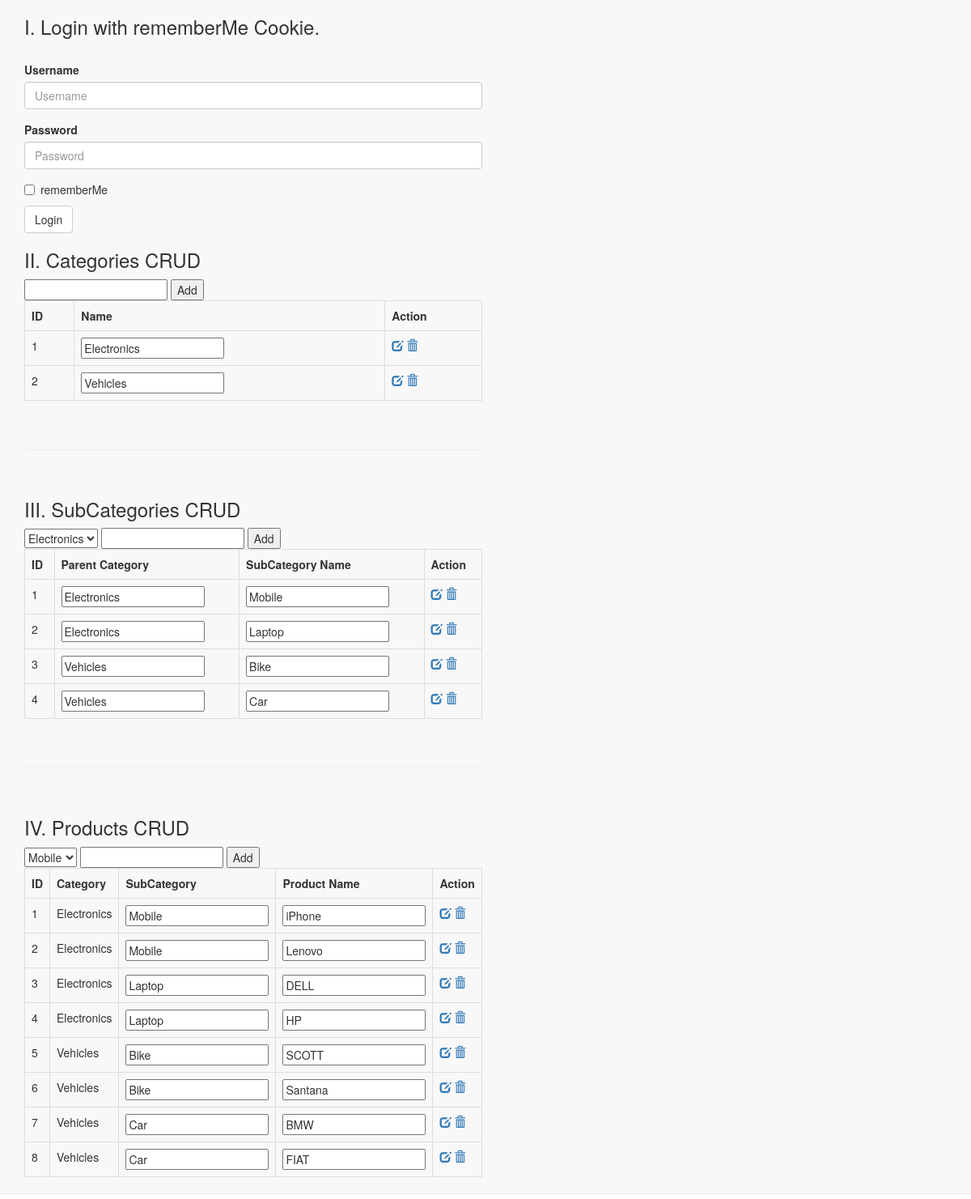
The page / on the database its author committed.
### tables this page shows
CREATE TABLE `categories` (
  `id` int(11) NOT NULL,
  `categoryName` varchar(255) NOT NULL
);

CREATE TABLE `subcategories` (
  `id` int(11) NOT NULL,
  `categoryId` int(11) NOT NULL,
  `subCategoryName` varchar(255) NOT NULL
);

CREATE TABLE `products` (
  `id` int(11) NOT NULL,
  `subCategoryId` int(11) NOT NULL,
  `productName` varchar(255) NOT NULL,
  `productImagePath` varchar(255) DEFAULT NULL
);

### index.php (the view, shortened to what this page needs)
<!DOCTYPE html>
<html lang="">
<head>
		<link rel="stylesheet" href="http://maxcdn.bootstrapcdn.com/bootstrap/3.3.6/css/bootstrap.min.css">
</head>
<body>
	<nav class="navbar navbar-default navbar-static-top">
			<div class="container">
					<div class="navbar-header">
				<?php if(empty($_SESSION["id"])) { ?>
				<h3>I. Login with rememberMe Cookie.</h3>
						<form action="" method="post">
								<div><?php if(isset($message)) { echo $message; } ?></div><br>
						  <div class="form-group">
						    <label for="login">Username</label>
						    <input name="userName" type="text"
										value="<?php if(isset($_COOKIE["userLogin"]))	{ echo $_COOKIE["userLogin"]; } ?>"
										class="form-control" placeholder="Username">
						  </div>
						  <div class="form-group">
						    <label for="password">Password</label>
						    <input name="userPassword" type="password"
										value="<?php if(isset($_COOKIE["userPassword"])) { echo $_COOKIE["userPassword"]; } ?>"
										class="form-control" placeholder="Password">
						  </div>
						  <div class="checkbox">
						    <label for="remember-me">
						      <input type="checkbox">rememberMe
						    </label>
						  </div>
						  <button type="submit" name="login" value="Login" class="btn btn-default">Login</button>
						</form>
<?php } else { ?>
		<h3><b>You have Successfully logged in!.</b></h3>
		<br><hr><br>
<?php } ?>
		<h3>II. Categories CRUD</h3>
		<form id="categoriesForm">
			<input type="text" name="name" />
			<input type="submit" value="Add" />
		</form>
		<?php
		$dbConnection = mysqli_connect("localhost", "root", "", "shop");
		$query = "SELECT * FROM categories";
		$result = mysqli_query($dbConnection,$query);
		$categories = mysqli_fetch_all($result);
		?>
    <div id="categories">
			  <table class="table table-bordered">
						<tr>
								<th>ID</th>
								<th>Name</th>
								<th>Action</th>
						</tr>
						<?php foreach ($categories as $category) { ?>
						<div class="row<?php echo $category[0]; ?>">
						  <tr>
								<td>
									<?php echo $category[0]; ?>
								</td>
								<td>
										<input class="name" type="text" value="<?php echo $category[1]; ?>" name="categoryName" />
								</td>
								<td>
										<a href="#"
												class="update glyphicon glyphicon-edit"
												rel="<?php echo $category[0]; ?>"></a>
										<a href="#"
												class="delete glyphicon glyphicon-trash"
												rel="<?php echo $category[0]; ?>"></a>
								</td>
						  </tr>
            </div>
        		<?php } ?>
				</table>
		   </div>
				<br><hr><br>
				<h3>III. SubCategories CRUD</h3>
        <form id="subCategoriesForm">
          <select name="id">
          <?php
          $dbConnection = mysqli_connect("localhost", "root", "", "shop");
          $query = "SELECT id, categoryName FROM categories";
          $result = mysqli_query($dbConnection,$query);
          while ($row = $result->fetch_assoc()) {
              $id = $row['id'];
              $name = $row['categoryName'];
              echo '<option value="'.$id.'">'.$name.'</option>';
          } ?>
          </select>
          <input type="text" name="name" />
          <input type="submit" value="Add" />
        </form>
				<?php
				$dbConnection = mysqli_connect("localhost", "root", "", "shop");
				$query = "SELECT subcategories.id, subcategories.categoryId, subcategories.subcategoryName,
				 					categories.id, categories.categoryName
									FROM subcategories
											INNER JOIN categories
													ON subcategories.categoryId = categories.id;";
				$result = mysqli_query($dbConnection,$query);
				$subCategories = mysqli_fetch_all($result);
				?>
                <div id="subcategorycontainer">
                    <table class="table table-bordered">
                        <tr>
                            <th>ID</th>
                            <th>Parent Category</th>
                            <th>SubCategory Name</th>
                            <th>Action</th>
                        </tr>
                        <?php foreach ($subCategories as $subCategory) { ?>
                            <div class="row<?php echo $category[0]; ?>">
                                <tr>
                                    <td><?php echo $subCategory[0]; ?></td>
                                    <td><input class="name" type="text" value="<?php echo $subCategory[4]; ?>" name="categoryName" /></td>
                                    <td><input class="name" type="text" value="<?php echo $subCategory[2]; ?>" name="subCategoryName" /></td>
                                    <td>
                                        <a href="#"
                                        class="update glyphicon glyphicon-edit"
                                        rel="<?php echo $subCategory[0]; ?>"></a>
                                        <a href="#"
                                        class="delete glyphicon glyphicon-trash"
                                        rel="<?php echo $subCategory[0]; ?>"></a>
                                    </td>
                                </tr>
                            </div>
                            <?php } ?>
                        </table>
                </div>
				<br><hr><br>
				<h3>IV. Products CRUD</h3>
        <form id="productsForm">
          <select name="id">
          <?php
          $dbConnection = mysqli_connect("localhost", "root", "", "shop");
          $query = "SELECT id, subcategoryName FROM subCategories";
          $result = mysqli_query($dbConnection,$query);
          while ($row = $result->fetch_assoc()) {
              $id = $row['id'];
              $name = $row['subcategoryName'];
              echo '<option value="'.$id.'">'.$name.'</option>';
          } ?>
          </select>
          <input type="text" name="name" />
          <input type="submit" value="Add" />
        </form>
				<?php
				$dbConnection = mysqli_connect("localhost", "root", "", "shop");
				$query = "SELECT products.id, products.subCategoryId, products.productName,
				 					subcategories.id as sub_cat_id, subcategories.subCategoryName,
				 					categories.id as cat_id, categories.categoryName
									FROM products
											INNER JOIN subcategories
													ON products.subCategoryId = subcategories.id
											LEFT OUTER JOIN categories
													ON subcategories.categoryId = categories.id GROUP BY products.id";
				$result = mysqli_query($dbConnection,$query);
				$products = mysqli_fetch_all($result);
				?>
				<div id="productscontainer">
                    <table class="table table-bordered">
    						<tr>
    								<th>ID</th>
    								<th>Category</th>
    								<th>SubCategory</th>
    								<th>Product Name</th>
    								<th>Action</th>
    						</tr>
    						<?php foreach ($products as $product) { ?>
                <div class="row<?php echo $category[0]; ?>">
                <tr>
    								<td><?php echo $product[0]; ?></td>
                    <td><?php echo $product[6]; ?></td>
                    <td><input class="name" type="text" value="<?php echo $product[4]; ?>" name="subCategoryName" /></td>
                    <td><input class="name" type="text" value="<?php echo $product[2]; ?>" name="productName" /></td>
    								<td>
                      <a href="#"
                          class="update glyphicon glyphicon-edit"
                          rel="<?php echo $product[0]; ?>"></a>
                      <a href="#"
                          class="delete glyphicon glyphicon-trash"
                          rel="<?php echo $product[0]; ?>"></a>
    								</td>
    						</tr>
                </div>
    						<?php } ?>
    				</table>
				</div>
		  </div>
	  </div>
 	</nav>
</body>
</html>

### rows shown on the page
categories: id "1", categoryName "Electronics"
categories: id "2", categoryName "Vehicles"
subcategories: id "1", categoryName "Electronics", subCategoryName "Mobile"
subcategories: id "2", categoryName "Electronics", subCategoryName "Laptop"
subcategories: id "3", categoryName "Vehicles", subCategoryName "Bike"
subcategories: id "4", categoryName "Vehicles", subCategoryName "Car"
products: id "1", categories.categoryName "Electronics", subCategoryName "Mobile", productName "iPhone"
products: id "2", categories.categoryName "Electronics", subCategoryName "Mobile", productName "Lenovo"
products: id "3", categories.categoryName "Electronics", subCategoryName "Laptop", productName "DELL"
products: id "4", categories.categoryName "Electronics", subCategoryName "Laptop", productName "HP"
products: id "5", categories.categoryName "Vehicles", subCategoryName "Bike", productName "SCOTT"
products: id "6", categories.categoryName "Vehicles", subCategoryName "Bike", productName "Santana"
products: id "7", categories.categoryName "Vehicles", subCategoryName "Car", productName "BMW"
products: id "8", categories.categoryName "Vehicles", subCategoryName "Car", productName "FIAT"

### other values the page prints
form field id "Electronics"
form field id "Mobile"
